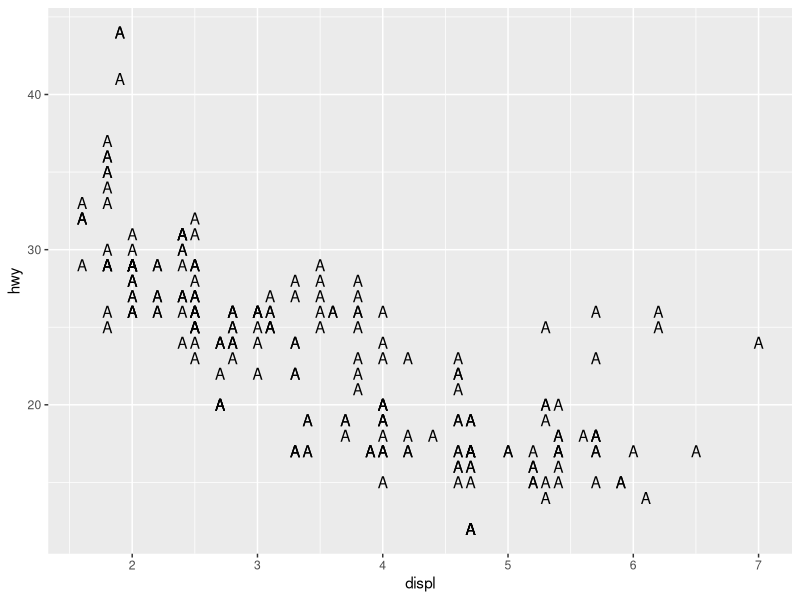
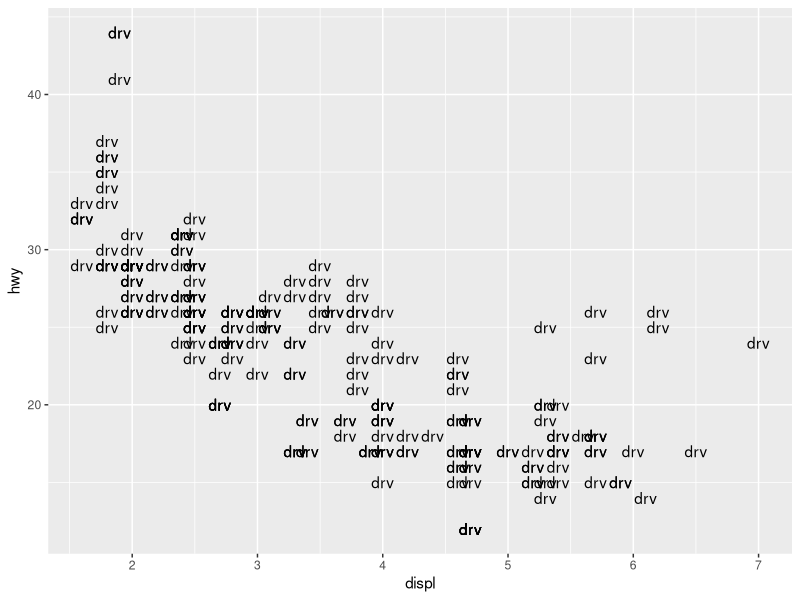
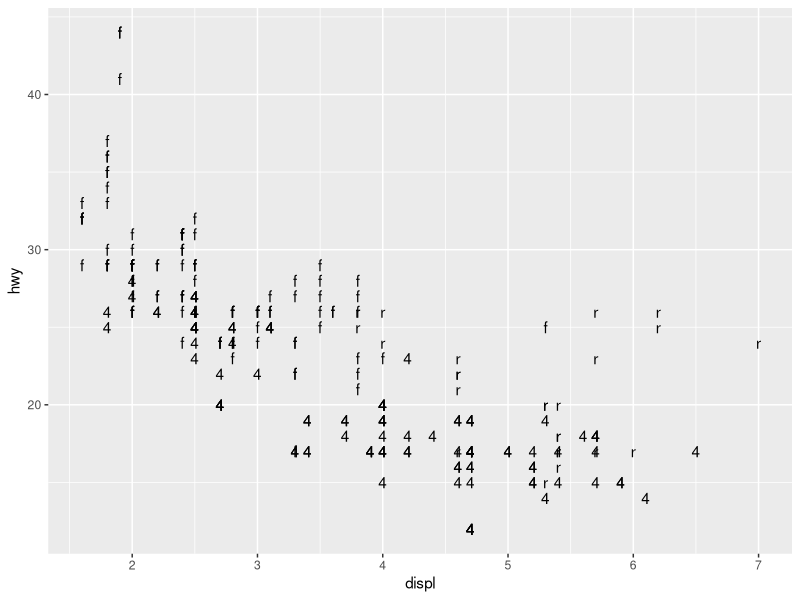
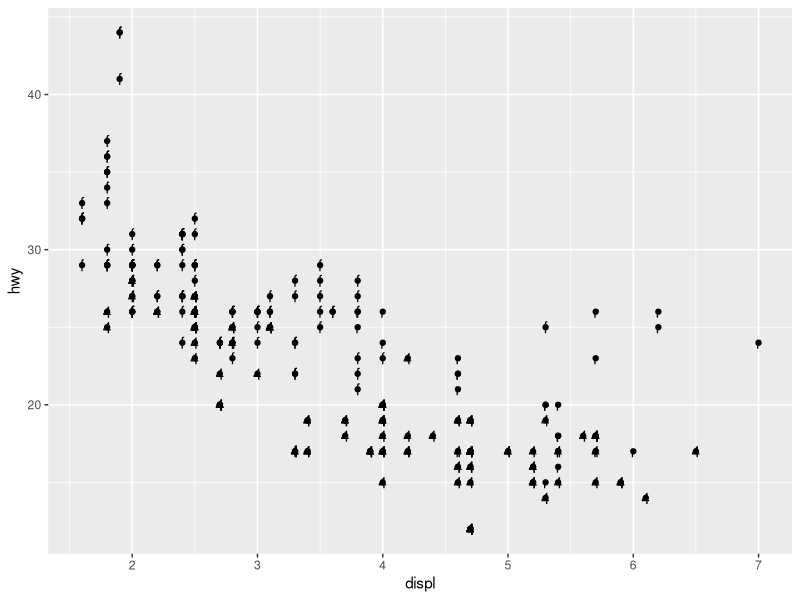
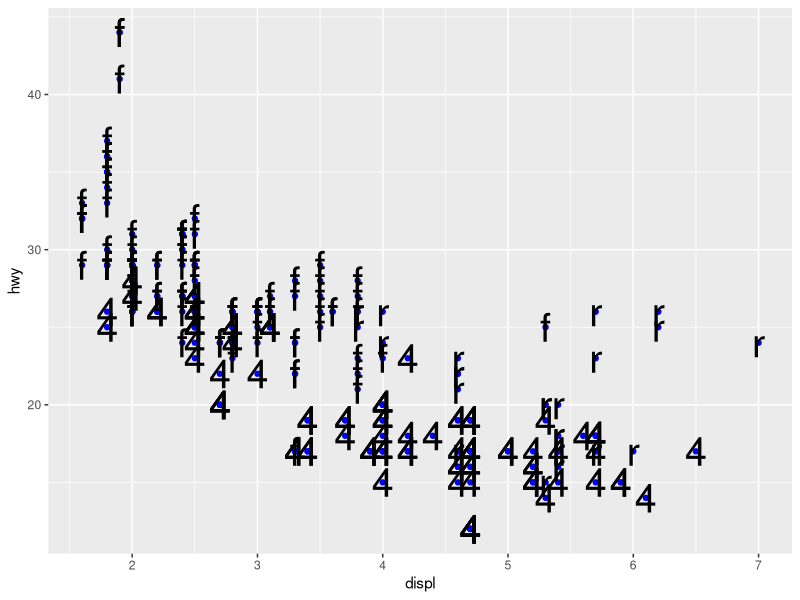

Recreate these plots in R, in order.
## ---- chunk 1
rm(list = ls())
## ---- chunk 2
### Labels

## ---- chunk 3
library(tidyverse)
## ---- chunk 4
ggplot(
  data = mpg,
  mapping = aes(x = displ, y = hwy)
) +
  geom_text(label = "A")
## ---- chunk 5
ggplot(
  data = mpg,
  mapping = aes(x = displ, y = hwy)
) +
  geom_text(label = "drv")
## ---- chunk 6
ggplot(
  data = mpg,
  mapping = aes(x = displ, y = hwy)
) +
  geom_text(aes(label = drv))
## ---- chunk 7
ggplot(
  data = mpg,
  mapping = aes(x = displ, y = hwy)
) +
  geom_point() +
  geom_text(aes(label = drv))
## ---- chunk 8
ggplot(
  data = mpg,
  mapping = aes(x = displ, y = hwy)
) +
  geom_point(color = "blue") +
  geom_text(aes(label = drv), size = 10)
